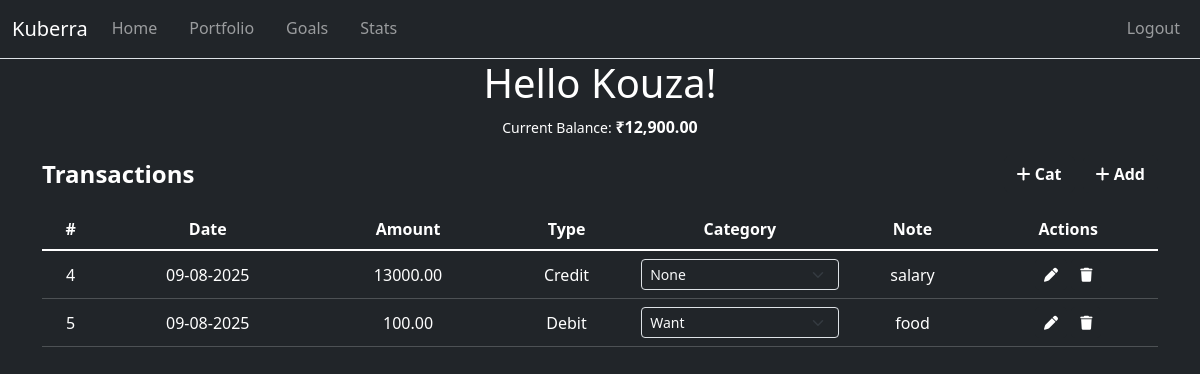
/ (signed in), run on an earlier commit of the app's database.
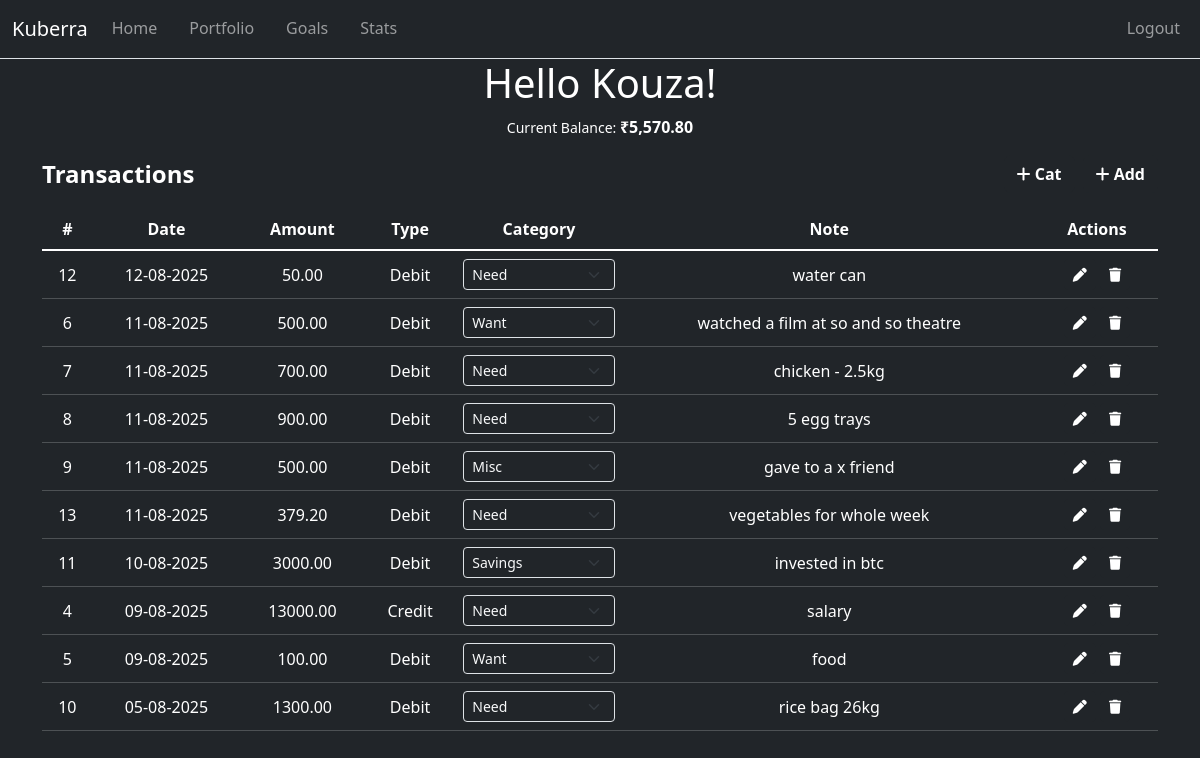
And on a later commit of the database.
### website/models.py (models this page shows)
class Transaction(db.Model):
    id = db.Column(db.Integer, primary_key=True)
    txn_date = db.Column(db.DateTime(timezone=True), server_default=func.now())
    amount = db.Column(db.Numeric(18, 2), nullable=False)
    txn = db.Column(db.String(6), nullable=False, server_default='DEBIT')
    note = db.Column(db.String, nullable=True)
    category_id = db.Column(db.Integer, db.ForeignKey('category.id'), nullable=True)
    user_id = db.Column(db.Integer, db.ForeignKey('user.id', ondelete='CASCADE'), nullable=False)
    __table_args__ = (
        CheckConstraint("txn IN ('CREDIT', 'DEBIT')", name="check_txn_type"),
    )

class Category(db.Model):
    id = db.Column(db.Integer, primary_key=True)
    name = db.Column(db.String(100), nullable=False)
    user_id = db.Column(db.Integer, db.ForeignKey('user.id', ondelete='CASCADE'), nullable=False)
    transactions = db.relationship('Transaction', backref='category', lazy=True)

### website/views.py (the view, shortened to what this page needs)
@views.route('/', methods=['GET', 'POST'])
@login_required
def home():
    transactions = Transaction.query.filter_by(user_id=current_user.id).order_by(Transaction.txn_date.desc()).all()
    balance = sum(
        t.amount if t.txn == "CREDIT" else -t.amount
        for t in transactions
    )
    categories = Category.query.filter_by(user_id=current_user.id).all()
    return render_template(
        'home.html',
        transaction=transactions,
        current_date=date.today().isoformat(),
        categories=categories,
        balance=balance,
        user=current_user
    )

### website/templates/home.html (shortened to what this page needs)
{% extends "base.html" %}
{% block content %}
    <h1 align="center">Hello {{ current_user.username.capitalize() }}!</h1>
    <p align="center"><small>Current Balance: </small><b>₹{{ "{:,.2f}".format(balance) }}</b></p>
    <div class="d-flex justify-content-between align-items-center mb-3">
                <h4 class="mb-0"><b>Transactions</b></h4>
            <div class="d-flex gap-2">
                <button type="button" class="btn btn-dark fw-bold" data-bs-toggle="modal" data-bs-target="#categoryModal">
                    <i class="fa-solid fa-plus"></i> Cat
                </button>
                <button type="button" class="btn btn-dark fw-bold" data-bs-toggle="modal" data-bs-target="#addForm">
                    <i class="fa-solid fa-plus"></i> Add
                </button>
            </div>
    </div>
    <table class="table table-hover table-dark">
        <thead align="center" class="table-dark text-center">
        <tr>
            <th scope="col">#</th>
            <th scope="col">Date</th>
            <th scope="col">Amount</th>
            <th scope="col">Type</th>
            <th scope="col">Category</th>
            <th scope="col">Note</th>
            <th scope="col">Actions</th>
        </tr>
        </thead>
        <tbody class="table-group-divider" align="center">
        {% for t in transaction %}
        <tr>
            <td>{{ t.id }}</td>
            <td>{{ t.txn_date.strftime('%d-%m-%Y') if t.txn_date else '' }}</td>
            <td>{{ t.amount }}</td>
            <td>{{ t.txn.capitalize() }}</td>
            <td>
                <form method="POST" action="{{ url_for('views.home') }}">
                    <select name="category_id" class="form-select form-select-sm bg-dark text-light" onchange="this.form.submit()">
                        {% for c in categories %}
                            <option value="{{ c.id }}" {% if t.category_id == c.id %}selected{% endif %}>
                                {{ c.name.capitalize() }}
                            </option>
                        {% endfor %}
                    </select>
                </form>
            </td>
            <td class="text-truncate" style="max-width: 300px;">{{ t.note }}</td>
            <td>
                <a href="#"
                class="btn btn-dark btn-sm edit-transaction-btn"
                data-id="{{ t.id }}"
                data-date="{{ t.txn_date.strftime('%Y-%m-%d') }}"
                data-txn="{{ t.txn }}"
                data-amount="{{ t.amount }}"
                data-category-id="{{ t.category_id }}"
                data-note="{{ t.note }}">
                <i class="fa-solid fa-pen"></i>
                </a>
                <a href="/delete/{{ t.id }}"
                class="btn btn-dark btn-sm">
                <i class="fa-solid fa-trash"></i>
                </a>
            </td>
        </tr>
        {% endfor %}
        </tbody>
    </table>
{% endblock %}

What changed in the data, as far as the page shows it:
added Transaction: id "12", txn_date "12-08-2025", amount "50.00", txn "Debit", category_id "Need", note "water can"
added Transaction: id "6", txn_date "11-08-2025", amount "500.00", txn "Debit", category_id "Want", note "watched a film at so and so theatre"
added Transaction: id "7", txn_date "11-08-2025", amount "700.00", txn "Debit", category_id "Need", note "chicken - 2.5kg"
added Transaction: id "8", txn_date "11-08-2025", amount "900.00", txn "Debit", category_id "Need", note "5 egg trays"
added Transaction: id "9", txn_date "11-08-2025", amount "500.00", txn "Debit", category_id "Misc", note "gave to a x friend"
added Transaction: id "13", txn_date "11-08-2025", amount "379.20", txn "Debit", category_id "Need", note "vegetables for whole week"
added Transaction: id "11", txn_date "10-08-2025", amount "3000.00", txn "Debit", category_id "Savings", note "invested in btc"
changed Transaction "Credit": category_id "None" → "Need"
added Transaction: id "10", txn_date "05-08-2025", amount "1300.00", txn "Debit", category_id "Need", note "rice bag 26kg"
Also different on the page:
{{ "{:,.2f}".format(balance) }}: "12,900.00" → "5,570.80"
